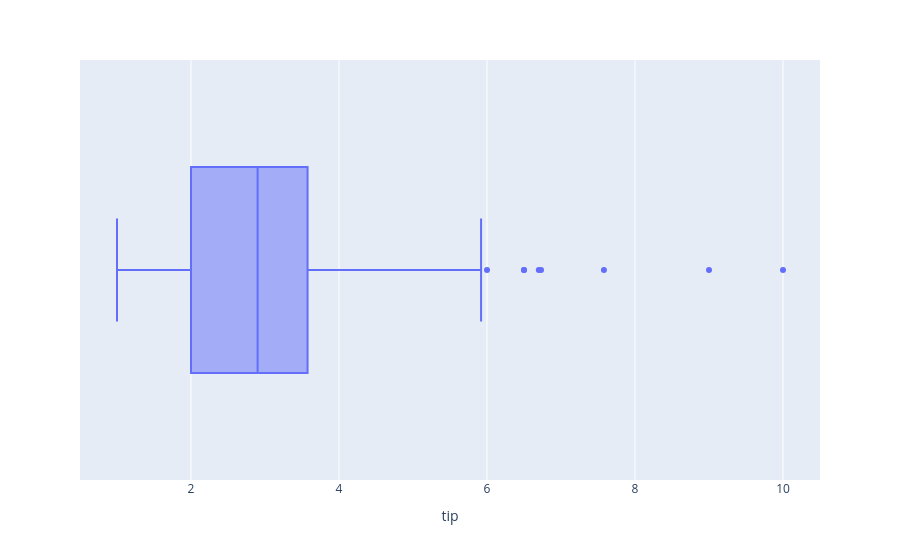

Here is the notebook cell this chart was saved with:
### Markdown cell above
## Box plot 
- 5 number summary tell me about the distribution (spread of the data)

### Code cell
fig_box = px.box(tips, x='tip')
fig_box.show()

### Figure 1 — Plotly figure (JSON) as saved in the notebook; plotly's stock layout.template omitted (floating-point values rounded to 4 significant figures; data arrays with more than 128 entries replaced by an {"elided": "..."} marker saying what was removed)
{"data": [{"alignmentgroup": "True", "hovertemplate": "tip=%{x}<extra></extra>", "legendgroup": "", "marker": {"color": "#636efa"}, "name": "", "notched": false, "offsetgroup": "", "orientation": "h", "showlegend": false, "type": "box", "x": {"elided": "244 float values"}, "x0": " ", "xaxis": "x", "y0": " ", "yaxis": "y"}], "layout": {"boxmode": "group", "legend": {"tracegroupgap": 0}, "margin": {"t": 60}, "xaxis": {"anchor": "y", "domain": [0, 1], "title": {"text": "tip"}}, "yaxis": {"anchor": "x", "domain": [0, 1]}}}
